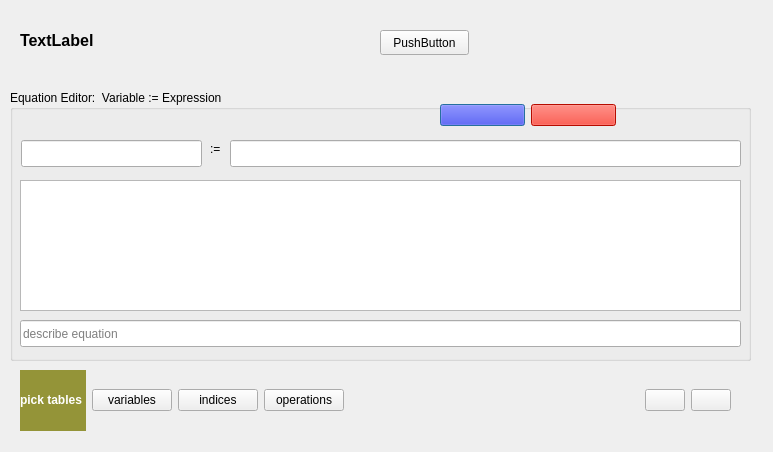
<?xml version="1.0" encoding="UTF-8"?>
<ui version="4.0">
 <class>Dialog</class>
 <widget class="QDialog" name="Dialog">
  <property name="geometry">
   <rect>
    <x>0</x>
    <y>0</y>
    <width>773</width>
    <height>452</height>
   </rect>
  </property>
  <property name="windowTitle">
   <string>Dialog</string>
  </property>
  <widget class="QLabel" name="labelNetwork">
   <property name="geometry">
    <rect>
     <x>20</x>
     <y>20</y>
     <width>741</width>
     <height>41</height>
    </rect>
   </property>
   <property name="font">
    <font>
     <pointsize>12</pointsize>
     <weight>75</weight>
     <bold>true</bold>
    </font>
   </property>
   <property name="text">
    <string>TextLabel</string>
   </property>
  </widget>
  <widget class="QGroupBox" name="groupEquationEditor">
   <property name="geometry">
    <rect>
     <x>10</x>
     <y>90</y>
     <width>741</width>
     <height>271</height>
    </rect>
   </property>
   <property name="toolTip">
    <string>Equation editor</string>
   </property>
   <property name="title">
    <string>Equation Editor:  Variable := Expression</string>
   </property>
   <widget class="QLineEdit" name="lineNewVariable">
    <property name="geometry">
     <rect>
      <x>11</x>
      <y>50</y>
      <width>181</width>
      <height>27</height>
     </rect>
    </property>
    <property name="toolTip">
     <string>variable field</string>
    </property>
   </widget>
   <widget class="QLabel" name="label_7">
    <property name="geometry">
     <rect>
      <x>200</x>
      <y>50</y>
      <width>16</width>
      <height>17</height>
     </rect>
    </property>
    <property name="text">
     <string>:=</string>
    </property>
   </widget>
   <widget class="QLineEdit" name="lineExpression">
    <property name="geometry">
     <rect>
      <x>220</x>
      <y>50</y>
      <width>511</width>
      <height>27</height>
     </rect>
    </property>
    <property name="font">
     <font>
      <family>Consolas</family>
     </font>
    </property>
    <property name="toolTip">
     <string>equation editor field -- press return when finished</string>
    </property>
   </widget>
   <widget class="QTextBrowser" name="textBrowser">
    <property name="geometry">
     <rect>
      <x>10</x>
      <y>90</y>
      <width>721</width>
      <height>131</height>
     </rect>
    </property>
   </widget>
   <widget class="QWidget" name="layoutWidget">
    <property name="geometry">
     <rect>
      <x>430</x>
      <y>0</y>
      <width>178</width>
      <height>51</height>
     </rect>
    </property>
    <layout class="QHBoxLayout" name="horizontalLayout_13">
     <item>
      <widget class="QPushButton" name="pushAccept">
       <property name="minimumSize">
        <size>
         <width>85</width>
         <height>0</height>
        </size>
       </property>
       <property name="maximumSize">
        <size>
         <width>85</width>
         <height>16777215</height>
        </size>
       </property>
       <property name="toolTip">
        <string>puts things in place and closes equation editor</string>
       </property>
       <property name="styleSheet">
        <string notr="true">background-color: rgb(0, 0, 255);
color :rgb(255, 255, 255)</string>
       </property>
       <property name="text">
        <string/>
       </property>
      </widget>
     </item>
     <item>
      <widget class="QPushButton" name="pushDeleteEquation">
       <property name="minimumSize">
        <size>
         <width>85</width>
         <height>0</height>
        </size>
       </property>
       <property name="maximumSize">
        <size>
         <width>85</width>
         <height>16777215</height>
        </size>
       </property>
       <property name="styleSheet">
        <string notr="true">background-color: rgb(255, 17, 0);
color:rgb(255, 255, 255)</string>
       </property>
       <property name="text">
        <string/>
       </property>
      </widget>
     </item>
    </layout>
   </widget>
   <widget class="QLineEdit" name="lineDocumentation">
    <property name="geometry">
     <rect>
      <x>10</x>
      <y>230</y>
      <width>721</width>
      <height>27</height>
     </rect>
    </property>
    <property name="text">
     <string/>
    </property>
    <property name="placeholderText">
     <string>describe equation</string>
    </property>
   </widget>
  </widget>
  <widget class="QWidget" name="layoutWidget_5">
   <property name="geometry">
    <rect>
     <x>20</x>
     <y>370</y>
     <width>711</width>
     <height>61</height>
    </rect>
   </property>
   <layout class="QHBoxLayout" name="horizontalLayout_14">
    <item>
     <layout class="QHBoxLayout" name="horizontalLayout_15">
      <item>
       <widget class="QLabel" name="label_8">
        <property name="toolTip">
         <string>Pick tables</string>
        </property>
        <property name="styleSheet">
         <string notr="true">background-color: rgb(148, 148, 56);
color :rgb(255, 255, 255)</string>
        </property>
        <property name="text">
         <string>&lt;html&gt;&lt;head/&gt;&lt;body&gt;&lt;p&gt;&lt;span style=&quot; font-weight:600;&quot;&gt;  pick tables  &lt;/span&gt;&lt;/p&gt;&lt;/body&gt;&lt;/html&gt;</string>
        </property>
        <property name="scaledContents">
         <bool>false</bool>
        </property>
        <property name="margin">
         <number>10</number>
        </property>
       </widget>
      </item>
      <item>
       <widget class="QPushButton" name="pushPickVariables">
        <property name="toolTip">
         <string>pick variable table</string>
        </property>
        <property name="text">
         <string>variables</string>
        </property>
       </widget>
      </item>
      <item>
       <widget class="QPushButton" name="pushPickIndices">
        <property name="toolTip">
         <string>pick index table</string>
        </property>
        <property name="text">
         <string>indices</string>
        </property>
       </widget>
      </item>
      <item>
       <widget class="QPushButton" name="pushPickOperations">
        <property name="toolTip">
         <string>pick operations</string>
        </property>
        <property name="text">
         <string>operations</string>
        </property>
       </widget>
      </item>
     </layout>
    </item>
    <item>
     <spacer name="horizontalSpacer">
      <property name="orientation">
       <enum>Qt::Horizontal</enum>
      </property>
      <property name="sizeHint" stdset="0">
       <size>
        <width>40</width>
        <height>20</height>
       </size>
      </property>
     </spacer>
    </item>
    <item>
     <layout class="QHBoxLayout" name="horizontalLayout_16">
      <item>
       <widget class="QPushButton" name="pushCancel">
        <property name="toolTip">
         <string>reset closes equation editor clears alias table</string>
        </property>
        <property name="text">
         <string/>
        </property>
       </widget>
      </item>
      <item>
       <widget class="QPushButton" name="pushResetInterface">
        <property name="toolTip">
         <string>reset closes equation editor clears alias table</string>
        </property>
        <property name="text">
         <string/>
        </property>
       </widget>
      </item>
     </layout>
    </item>
   </layout>
  </widget>
  <widget class="QPushButton" name="pushButton">
   <property name="geometry">
    <rect>
     <x>380</x>
     <y>30</y>
     <width>89</width>
     <height>25</height>
    </rect>
   </property>
   <property name="text">
    <string>PushButton</string>
   </property>
  </widget>
 </widget>
 <resources/>
 <connections/>
</ui>
